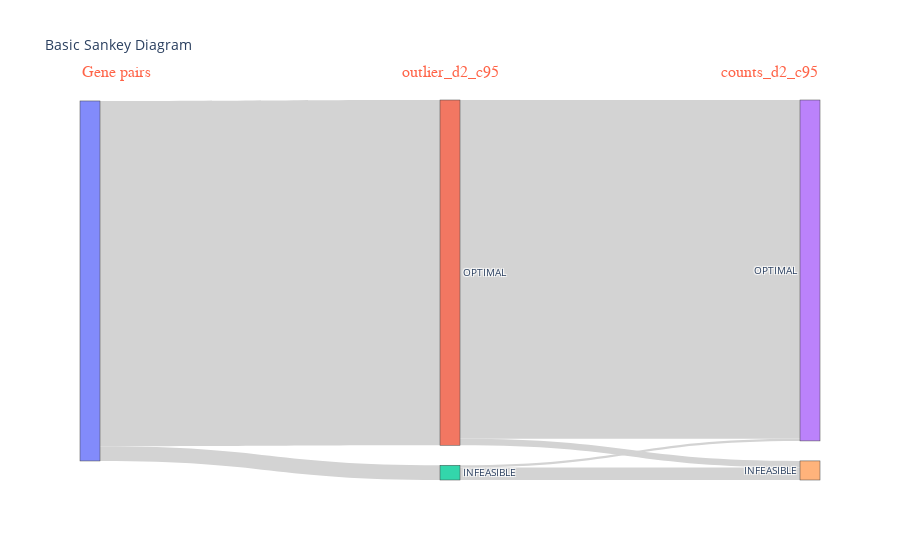
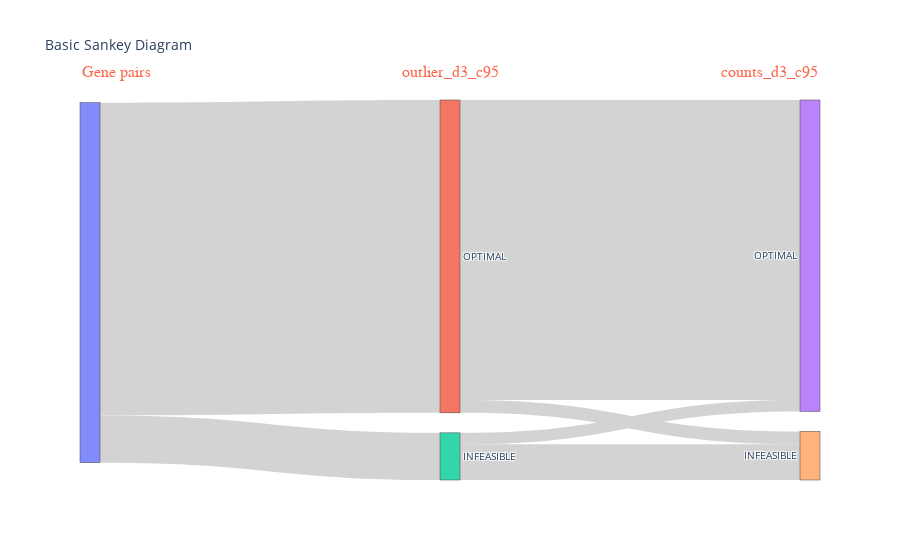
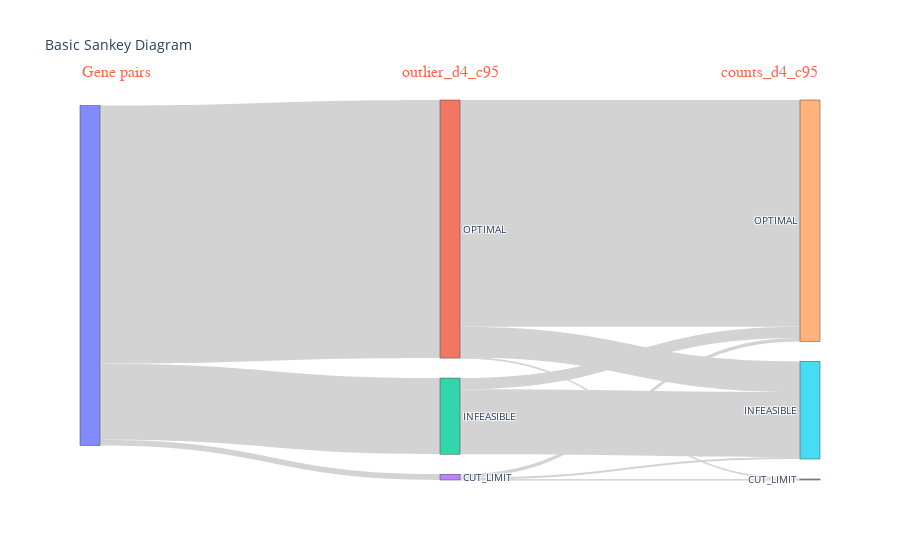

Notebook cell for these charts, in order:
### Markdown cell above
### Outlier removal effect

How do results change

### Code cell
sankey_from_df(MF_ind_df[['outlier_d2_c95', 'counts_d2_c95']])
sankey_from_df(MF_ind_df[['outlier_d3_c95', 'counts_d3_c95']])
sankey_from_df(MF_ind_df[['outlier_d4_c95', 'counts_d4_c95']])

### Figure 1 — Plotly figure (JSON) as saved in the notebook; plotly's stock layout.template omitted (floating-point values rounded to 4 significant figures)
{"data": [{"link": {"color": "lightgrey", "source": [0, 0, 1, 1, 2, 2], "target": [1, 2, 3, 4, 3, 4], "value": [959, 41, 941, 18, 6, 35]}, "node": {"label": ["", "OPTIMAL", "INFEASIBLE", "OPTIMAL", "INFEASIBLE"]}, "type": "sankey"}], "layout": {"annotations": [{"align": "center", "font": {"color": "tomato", "family": "Courier New, monospace", "size": 16}, "showarrow": false, "text": "Gene pairs", "x": 0, "xref": "paper", "y": 1.1, "yref": "paper"}, {"align": "center", "font": {"color": "tomato", "family": "Courier New, monospace", "size": 16}, "showarrow": false, "text": "outlier_d2_c95", "x": 0.5, "xref": "paper", "y": 1.1, "yref": "paper"}, {"align": "center", "font": {"color": "tomato", "family": "Courier New, monospace", "size": 16}, "showarrow": false, "text": "counts_d2_c95", "x": 1, "xref": "paper", "y": 1.1, "yref": "paper"}], "font": {"size": 10}, "plot_bgcolor": "rgba(0,0,0,0)", "title": {"text": "Basic Sankey Diagram"}, "xaxis": {"showgrid": false, "visible": false, "zeroline": false}, "yaxis": {"showgrid": false, "visible": false, "zeroline": false}}}

### Figure 2 — Plotly figure (JSON) as saved in the notebook; plotly's stock layout.template omitted (floating-point values rounded to 4 significant figures)
{"data": [{"link": {"color": "lightgrey", "source": [0, 0, 1, 1, 2, 2], "target": [1, 2, 3, 4, 3, 4], "value": [869, 131, 833, 36, 32, 99]}, "node": {"label": ["", "OPTIMAL", "INFEASIBLE", "OPTIMAL", "INFEASIBLE"]}, "type": "sankey"}], "layout": {"annotations": [{"align": "center", "font": {"color": "tomato", "family": "Courier New, monospace", "size": 16}, "showarrow": false, "text": "Gene pairs", "x": 0, "xref": "paper", "y": 1.1, "yref": "paper"}, {"align": "center", "font": {"color": "tomato", "family": "Courier New, monospace", "size": 16}, "showarrow": false, "text": "outlier_d3_c95", "x": 0.5, "xref": "paper", "y": 1.1, "yref": "paper"}, {"align": "center", "font": {"color": "tomato", "family": "Courier New, monospace", "size": 16}, "showarrow": false, "text": "counts_d3_c95", "x": 1, "xref": "paper", "y": 1.1, "yref": "paper"}], "font": {"size": 10}, "plot_bgcolor": "rgba(0,0,0,0)", "title": {"text": "Basic Sankey Diagram"}, "xaxis": {"showgrid": false, "visible": false, "zeroline": false}, "yaxis": {"showgrid": false, "visible": false, "zeroline": false}}}

### Figure 3 — Plotly figure (JSON) as saved in the notebook; plotly's stock layout.template omitted (floating-point values rounded to 4 significant figures)
{"data": [{"link": {"color": "lightgrey", "source": [0, 0, 0, 1, 1, 1, 2, 2, 2, 3, 3, 3], "target": [1, 2, 3, 4, 5, 6, 4, 5, 6, 4, 5, 6], "value": [759, 224, 17, 667, 90, 2, 33, 191, 0, 10, 6, 1]}, "node": {"label": ["", "OPTIMAL", "INFEASIBLE", "CUT_LIMIT", "OPTIMAL", "INFEASIBLE", "CUT_LIMIT"]}, "type": "sankey"}], "layout": {"annotations": [{"align": "center", "font": {"color": "tomato", "family": "Courier New, monospace", "size": 16}, "showarrow": false, "text": "Gene pairs", "x": 0, "xref": "paper", "y": 1.1, "yref": "paper"}, {"align": "center", "font": {"color": "tomato", "family": "Courier New, monospace", "size": 16}, "showarrow": false, "text": "outlier_d4_c95", "x": 0.5, "xref": "paper", "y": 1.1, "yref": "paper"}, {"align": "center", "font": {"color": "tomato", "family": "Courier New, monospace", "size": 16}, "showarrow": false, "text": "counts_d4_c95", "x": 1, "xref": "paper", "y": 1.1, "yref": "paper"}], "font": {"size": 10}, "plot_bgcolor": "rgba(0,0,0,0)", "title": {"text": "Basic Sankey Diagram"}, "xaxis": {"showgrid": false, "visible": false, "zeroline": false}, "yaxis": {"showgrid": false, "visible": false, "zeroline": false}}}
